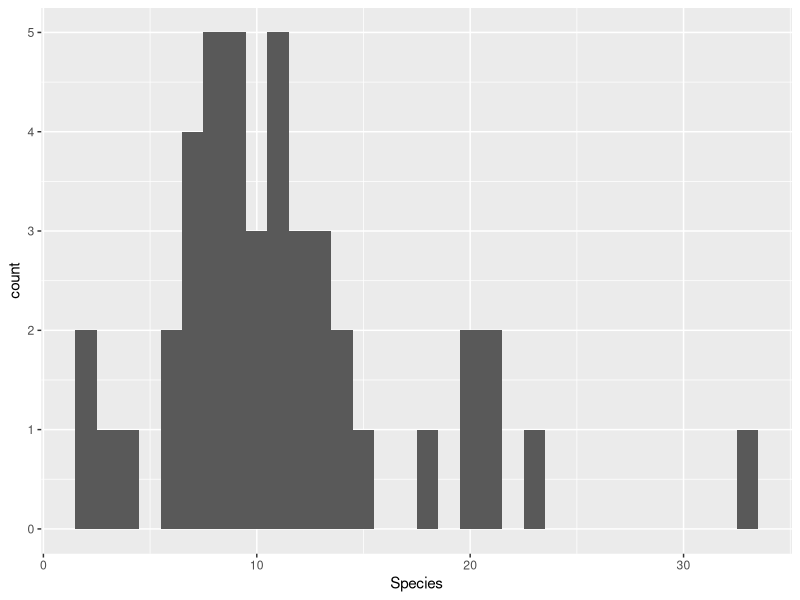

R code for this plot:
## ---- chunk 1
knitr::opts_chunk$set(echo = TRUE, warning = FALSE)
library(tidyverse)
library(GGally)
## ---- chunk 2
mussels <- read.table("mussels1.dat")
names(mussels) <- c("River", "Species", "Area",
                    "StepsToAC", "StepsToAP", "StepsToSV", "StepsToSL",
                    "Nitrate", "Residue", "Hydronium", "logArea")
head(mussels)
## ---- chunk 3
ggplot(mussels, aes(x=Species) ) + 
  geom_histogram(binwidth=1)
## ---- chunk 4
mussels.fit <- glm(Species ~ StepsToAC + StepsToAP + StepsToSV + StepsToSL + logArea + Nitrate + Residue + Hydronium, data = mussels, family = poisson)
summary(mussels.fit)
## ---- chunk 5
null.fit <- glm(Species ~ 1, data = mussels, family = poisson)
step.forward <- step(null.fit, scope = formula(mussels.fit), direction = "forward", trace = FALSE)
summary(step.forward)
## ---- chunk 6
newdata = data.frame(StepsToAC = 33, StepsToAP = 28, StepsToSV = 21, StepsToSL = 4, Nitrate = 0.8, Residue = 57, Hydronium = 4, logArea = 9.0407)
predict(step.forward, newdata = newdata, type = 'response')
